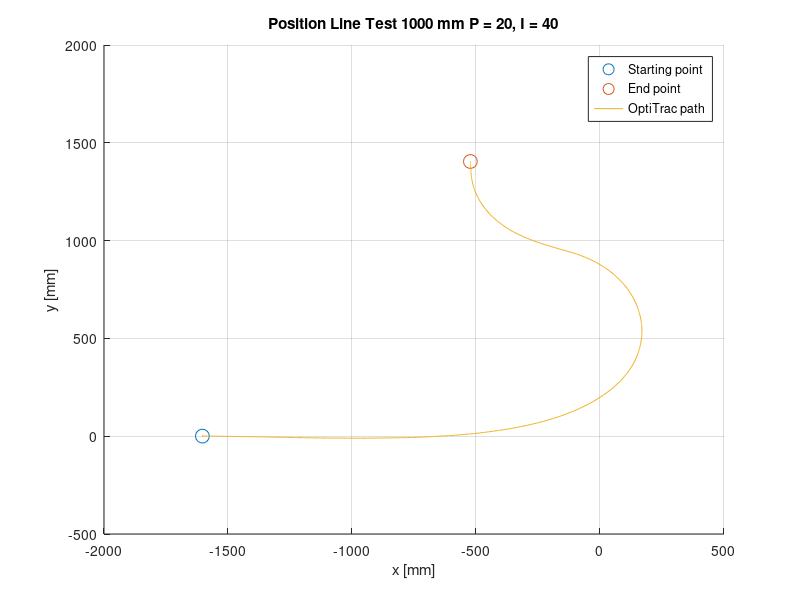

Source code (MATLAB):
fileID = fopen('P20_I40.txt','r');


tline=fgetl(fileID);
%headers = strsplit(tline,','); kan brukes for å fjerne headers (fjerner
%første linje

formatSpec = '%f%f%f%f%f%f%f%f';
datacell = textscan(fileID,formatSpec,'Delimiter',',');
time = datacell{2};
X = datacell{6};
Z = datacell{7};
Y = datacell{8};

figure(1);
hold on;
plot(X(1,1),Y(1,1),'o','MarkerSize',10);
plot(X(end,1),Y(end,1),'o','MarkerSize',10);
plot(X,Y);
grid on;
title('Position Line Test 1000 mm P = 20, I = 40');
xlabel('x [mm]');
ylabel('y [mm]');
legend('Starting point','End point','OptiTrac path');
hold off;